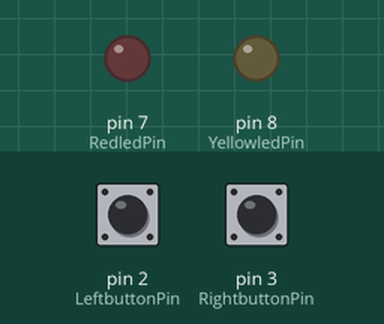
Recording of a sketch running on a simulated Arduino Uno, built with avr-gcc and run on an emulated ATmega328P. Shown: output pins drawn as LEDs (lit = HIGH). Inputs (shaded band) come from the test bench; at power-on: pin 2 (LeftbuttonPin) HIGH, pin 3 (RightbuttonPin) HIGH.

Above: at 1.2 s.
1.3 s: pin 2 (LeftbuttonPin) pulled LOW for 0.15 s
At 1.37 s:
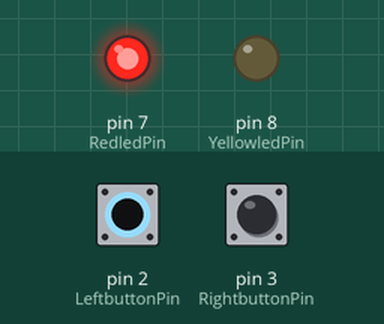
2.9 s: pin 3 (RightbuttonPin) pulled LOW for 0.15 s
At 2.97 s:
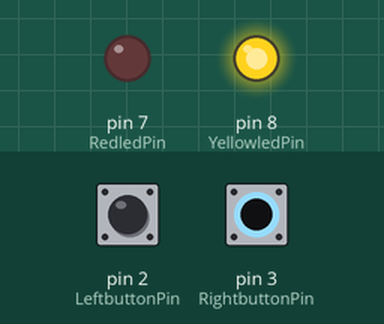
4.5 s: pin 3 (RightbuttonPin) pulled LOW for 3.2 s
At 8.6 s:
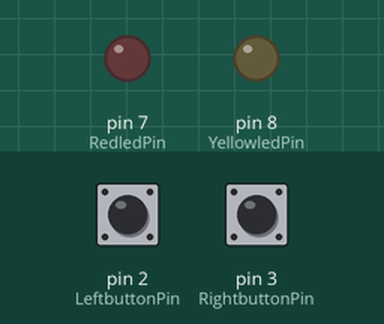
9.2 s: pin 2 (LeftbuttonPin) pulled LOW for 3.2 s
At 9.8 s:
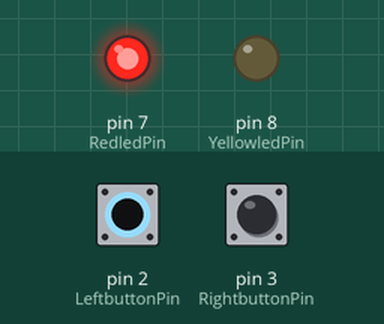
13.9 s: pin 2 (LeftbuttonPin) driven LOW and pin 3 (RightbuttonPin) driven LOW
At 14.6 s:
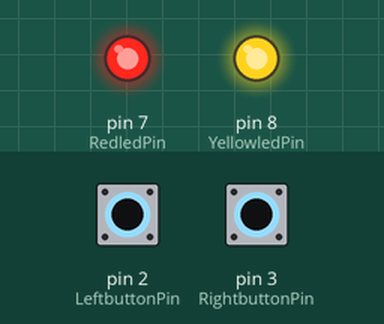
Timing chart, 0 to 16.4 s (numbered marks = the images above; inputs shaded):
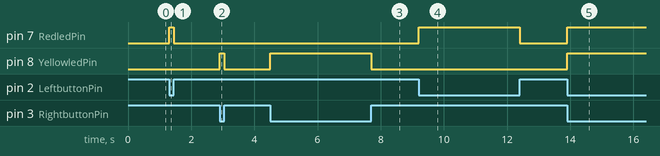

The sketch:

4_Twee_LEDs_met_twee_schakelaars.ino
```cpp
const int LeftbuttonPin = 2;
const int RightbuttonPin = 3;
const int RedledPin   =  7;
const int YellowledPin =  8;

int LeftbuttonState = 0;
int RightbuttonState = 0;

void setup() {
  pinMode(RedledPin,   OUTPUT);
  pinMode(YellowledPin, OUTPUT);
  pinMode(LeftbuttonPin,  INPUT_PULLUP);
  pinMode(RightbuttonPin, INPUT_PULLUP);
}

void loop() {
  LeftbuttonState   = digitalRead(LeftbuttonPin);
  RightbuttonState = digitalRead(RightbuttonPin);

  if (LeftbuttonState == LOW) {
    digitalWrite(RedledPin, HIGH);
  } else {
    digitalWrite(RedledPin, LOW);
  }
  if (RightbuttonState == LOW) {
    digitalWrite(YellowledPin, HIGH);
  } else {
    digitalWrite(YellowledPin, LOW);
  }
}
```

Measured:
- after the input at 1.3 s, pin 7 (RedledPin): LOW → HIGH at once, → LOW 0.15 s later
- after the input at 2.9 s, pin 8 (YellowledPin): LOW → HIGH at once, → LOW 0.15 s later
- after the input at 4.5 s, pin 8 (YellowledPin): LOW → HIGH at once, → LOW 3.2 s later
- after the input at 9.2 s, pin 7 (RedledPin): LOW → HIGH at once, → LOW 3.2 s later
- after the input at 13.9 s, pin 7 (RedledPin), pin 8 (YellowledPin): LOW → HIGH at once
